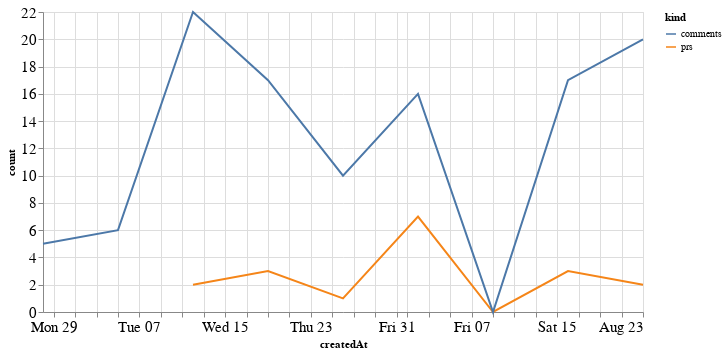

Source (notebook cell):
### Code cell
alt.Chart(total_time, width=600).mark_line().encode(
    x='createdAt',
    y='count',
    color='kind'
)

### Figure 1 — Vega-Lite specification as saved in the notebook (floating-point values rounded to 4 significant figures)
{"config": {"axisLeft": {"labelFontSize": 15}, "axisBottom": {"labelFontSize": 15}}, "data": {"name": "data-177faecaf863230b508be20510858622"}, "mark": "line", "encoding": {"color": {"type": "nominal", "field": "kind"}, "x": {"type": "temporal", "field": "createdAt"}, "y": {"type": "quantitative", "field": "count"}}, "width": 600, "$schema": "https://vega.github.io/schema/vega-lite/v4.8.1.json", "datasets": {"data-177faecaf863230b508be20510858622": [{"createdAt": "2020-07-12T00:00:00", "kind": "prs", "count": 2.0}, {"createdAt": "2020-07-19T00:00:00", "kind": "prs", "count": 3.0}, {"createdAt": "2020-07-26T00:00:00", "kind": "prs", "count": 1.0}, {"createdAt": "2020-08-02T00:00:00", "kind": "prs", "count": 7.0}, {"createdAt": "2020-08-09T00:00:00", "kind": "prs", "count": 0.0}, {"createdAt": "2020-08-16T00:00:00", "kind": "prs", "count": 3.0}, {"createdAt": "2020-08-23T00:00:00", "kind": "prs", "count": 2.0}, {"createdAt": "2020-06-28T00:00:00", "kind": "prs", "count": null}, {"createdAt": "2020-07-05T00:00:00", "kind": "prs", "count": null}, {"createdAt": "2020-07-12T00:00:00", "kind": "comments", "count": 22.0}, {"createdAt": "2020-07-19T00:00:00", "kind": "comments", "count": 17.0}, {"createdAt": "2020-07-26T00:00:00", "kind": "comments", "count": 10.0}, {"createdAt": "2020-08-02T00:00:00", "kind": "comments", "count": 16.0}, {"createdAt": "2020-08-09T00:00:00", "kind": "comments", "count": 0.0}, {"createdAt": "2020-08-16T00:00:00", "kind": "comments", "count": 17.0}, {"createdAt": "2020-08-23T00:00:00", "kind": "comments", "count": 20.0}, {"createdAt": "2020-06-28T00:00:00", "kind": "comments", "count": 5.0}, {"createdAt": "2020-07-05T00:00:00", "kind": "comments", "count": 6.0}]}}
